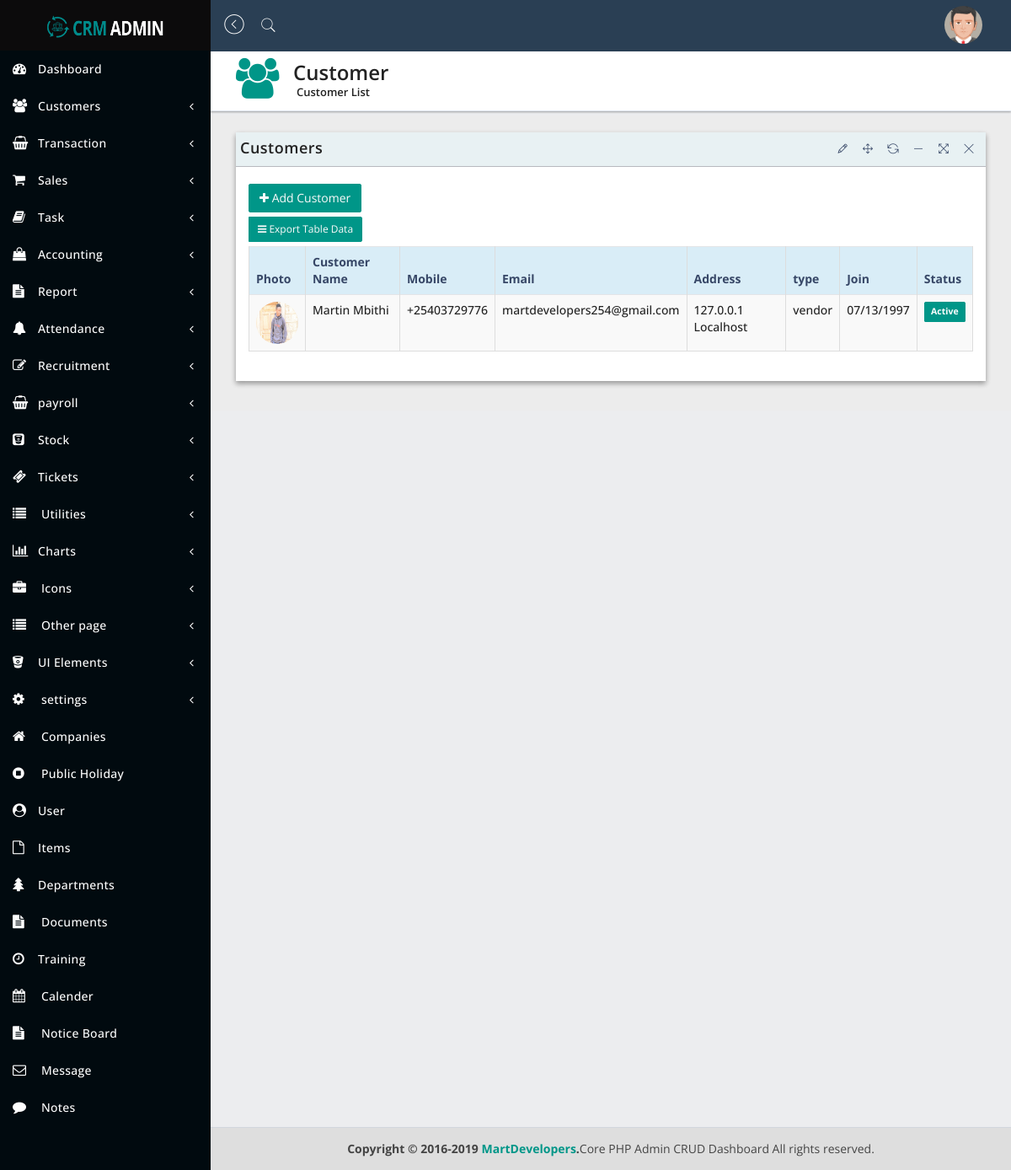
The app's page /clist.php (signed in) with its own data.
### tables this page shows
CREATE TABLE `customer` (
  `c_id` int(20) NOT NULL,
  `fname` varchar(200) NOT NULL,
  `lname` varchar(200) NOT NULL,
  `email` varchar(200) NOT NULL,
  `mobile` varchar(200) NOT NULL,
  `pic` varchar(200) NOT NULL,
  `bank_details` varchar(200) NOT NULL,
  `passport` varchar(200) NOT NULL,
  `fb_id` varchar(200) NOT NULL,
  `dob` varchar(200) NOT NULL,
  `address` longtext NOT NULL,
  `c_type` varchar(200) NOT NULL,
  `sex` varchar(200) NOT NULL,
  `status` varchar(200) NOT NULL
);

### clist.php (the view, shortened to what this page needs)
<?php
include('assets/configs/config.php');
?>
<!DOCTYPE html>
<html lang="en">
<?php include("assets/_partials/head.php");?>
   <body class="hold-transition sidebar-mini">
      <div class="wrapper">
        <?php include('assets/_partials/header.php');?>
         <aside class="main-sidebar">
           <?php include('assets/_partials/navbar.php');?>
         </aside>
         <div class="content-wrapper">
            <section class="content-header">
               <div class="header-icon">
                  <i class="fa fa-users"></i>
               </div>
               <div class="header-title">
                  <h1>Customer</h1>
                  <small>Customer List</small>
               </div>
            </section>
            <section class="content">
               <div class="row">
                  <div class="col-sm-12">
                     <div class="panel panel-bd lobidrag">
                        <div class="panel-heading">
                           <div class="btn-group" id="buttonexport">
                              <a href="#">
                                 <h4>Customers</h4>
                              </a>
                           </div>
                        </div>
                        <div class="panel-body">
                           <div class="btn-group">
                              <div class="buttonexport" id="buttonlist">
                                 <a class="btn btn-add" href="add-customer.php"> <i class="fa fa-plus"></i> Add Customer
                                 </a>
                              </div>
                              <button class="btn btn-exp btn-sm dropdown-toggle" data-toggle="dropdown"><i class="fa fa-bars"></i> Export Table Data</button>
                           </div>
                           <div class="table-responsive">
                              <table id="dataTableExample1" class="table table-bordered table-striped table-hover">
                                 <thead>
                                    <tr class="info">
                                       <th>Photo</th>
                                       <th>Customer Name</th>
                                       <th>Mobile</th>
                                       <th>Email</th>
                                       <th>Address</th>
                                       <th>type</th>
                                       <th>Join</th>
                                       <th>Status</th>
                                    </tr>
                                 </thead>
                                 <?php
                                 $ret="SELECT * FROM customer";
                                 $stmt= $mysqli->prepare($ret) ;
                                 $stmt->execute() ;
                                 $res=$stmt->get_result();
                                 $cnt=1;
                                 while($row=$res->fetch_object())
                                 {
                    	               ?>
                                 <tbody>
                                    <tr>
                                       <td><img src="assets/dist/img/<?php echo $row->pic;?>" class="img-circle" alt="User Image" width="50" height="50"> </td>
                                       <td><?php echo $row->fname;?> <?php echo $row->lname;?></td>
                                       <td><?php echo $row->mobile;?></td>
                                       <td><?php echo $row->email;?></td>
                                       <td><?php echo $row->address;?></td>
                                       <td><?php echo $row->c_type;?></td>
                                       <td><?php echo $row->dob;?></td>
                                       <td><span class="label-custom label label-default"><?php echo $row->status;?></span></td>
                                    </tr>
                                 </tbody>
                                 <?php $cnt=$cnt+1; } ?>
                              </table>
                           </div>
                        </div>
                     </div>
                  </div>
               </div>
            </section>
         </div>
         <?php include("assets/_partials/footer.php");?>
      </div>
   </body>
</html>

### records on screen
customer: pic (picture), fname "Martin", lname "Mbithi", mobile "+25403729776", email "martdevelopers254@gmail.com", address "127.0.0.1 Localhost", c_type "vendor", dob "07/13/1997", status "Active"
